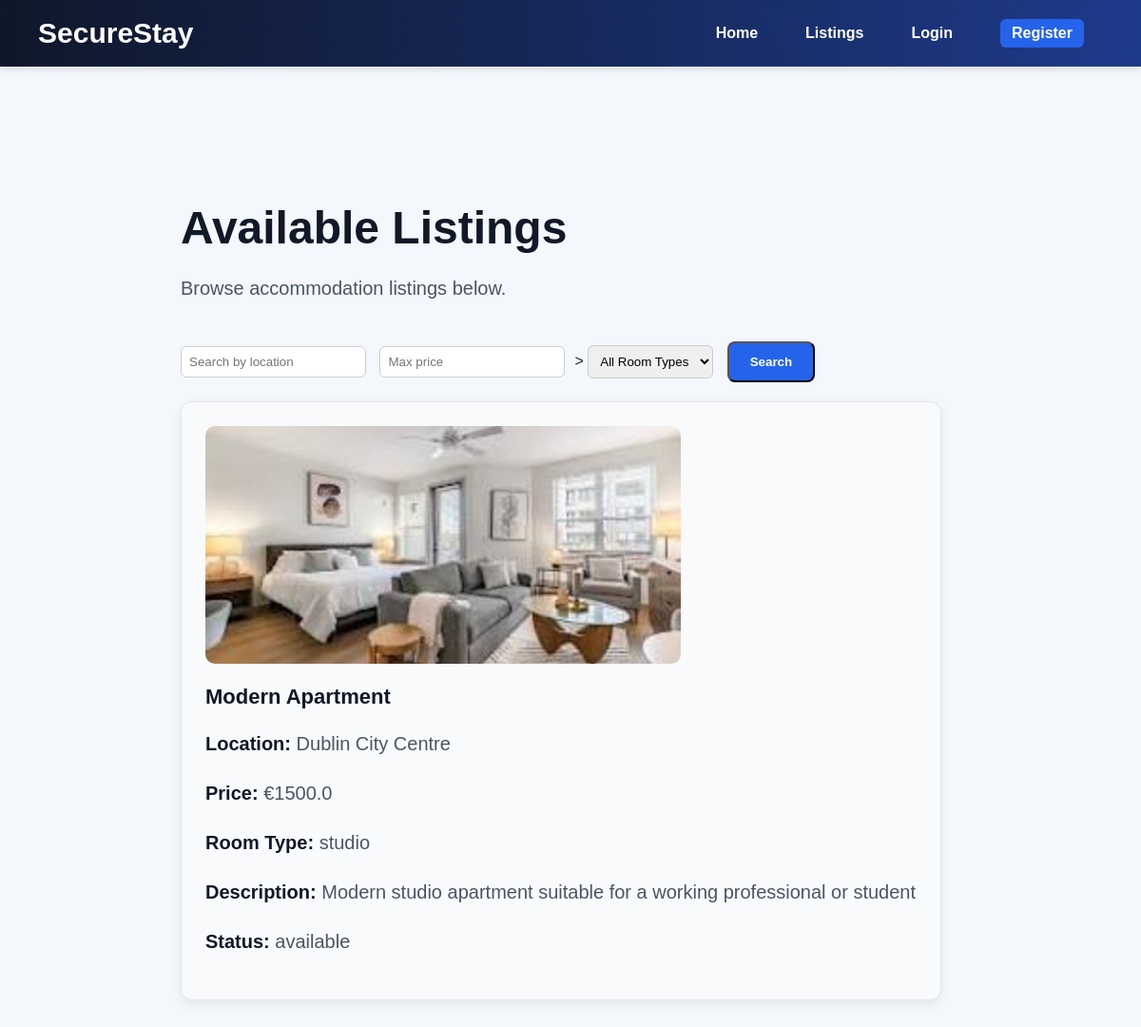
The page /listings on the database its author committed.
### models.py (models this page shows)
class Listing(db.Model):
    __tablename__ = "listings"
    id = db.Column(db.Integer, primary_key=True)
    title = db.Column(db.String(150), nullable=False)
    description = db.Column(db.Text, nullable=False)
    location = db.Column(db.String(150), nullable=False)
    price = db.Column(db.Float, nullable=False)
    room_type = db.Column(db.String(50), nullable=False)
    image_filename = db.Column(db.String(255), nullable=True)
    availability_status = db.Column(db.String(20), default="available", nullable=False)
    created_at = db.Column(db.DateTime, default=datetime.utcnow)
    landlord_id = db.Column(db.Integer, db.ForeignKey("users.id"), nullable=False)
    booking_requests = db.relationship("BookingRequest", backref="listing", lazy=True)

### app.py (the view)
@app.route('/listings')
def listings():
    query = Listing.query
    location = request.args.get('location')
    max_price = request.args.get('max_price')
    room_type = request.args.get('room_type')
    if location:
        query = query.filter(Listing.location.ilike(f"%{location}%"))
    if max_price:
        query = query.filter(Listing.price <= float(max_price))
    if room_type:
        query = query.filter(Listing.room_type == room_type)
    listings = query.all()
    return render_template('listings.html', listings=listings)

### templates/listings.html (shortened to what this page needs)
{% extends "base.html" %}
{% block content %}
<div class="hero">
    <h1>Available Listings</h1>
    <p>Browse accommodation listings below.</p>
    <form method="GET" class="search-form">
        <input type="text" name="location" placeholder="Search by location" value="{{ request.args.get('location', '') }}">
        <input type="number" name="max_price" placeholder="Max price" value="{{ request.args.get('max_price', '') }}">>
        <select name="room_type">
            <option value="">All Room Types</option>
        </select>
        <button type="submit" class="btn">Search</button>
    </form>
    {% if listings %}
        {% for listing in listings %}
            <div class="listing-card">
                {% if listing.image_filename %}
                <img src="{{ url_for('static', filename='uploads/' + listing.image_filename) }}" alt="Listing Image" class="listing-image">
                {% endif %}
                <h3>{{ listing.title }}</h3>
                <p><strong>Location:</strong> {{ listing.location }}</p>
                <p><strong>Price:</strong> €{{ listing.price }}</p>
                <p><strong>Room Type:</strong> {{ listing.room_type }}</p>
                <p><strong>Description:</strong> {{ listing.description }}</p>
                <p><strong>Status:</strong> {{ listing.availability_status }}</p>
            </div>
        {% endfor %}
    {% else %}
        <p>No listings match your search.</p>
    {% endif %}
</div>
{% endblock %}

### templates/base.html (shortened to what this page needs)
<!DOCTYPE html>
<html lang="en">
<head>
    <link rel="stylesheet" href="{{ url_for('static', filename='css/style.css') }}">
</head>
<body>
    <nav>
        <h2>SecureStay</h2>
        <div class="nav-links">
            <a href="/">Home</a>
            <a href="/listings">Listings</a>
            {% if current_user.is_authenticated %}
                <span class="welcome-text">Welcome, {{ current_user.full_name }}</span>
                <a href="{{ url_for('add_listing') }}">Add Listing</a>
                <a href="{{ url_for('logout') }}">Logout</a>
            {% else %}
                <a href="{{ url_for('login') }}">Login</a>
                <a href="{{ url_for('register') }}">Register</a>
            {% endif %}
        </div>
    </nav>
    <main>
        {% block content %}{% endblock %}
    </main>
</body>
</html>

### static/css/style.css (style rules this page uses)
body { font-family: Arial, sans-serif; margin: 0; background-color: #f4f7fb; color: #1f2937; }
nav { background: linear-gradient(90deg, #0f172a, #1e3a8a); padding: 18px 40px; box-shadow: 0 2px 8px rgba(0, 0, 0, 0.15); display: flex; justify-content: space-between; align-items: center; }
nav h2 { color: white; margin: 0; font-size: 30px; }
nav a { color: white; text-decoration: none; margin-right: 20px; font-weight: bold; font-size: 16px; }
main { padding: 50px 60px; max-width: 900px; margin: 0 auto; }
.hero { background-color: transparent; padding: 40px; border-radius: 14px; max-width: 800px; margin-top: 20px; }
.hero h1 { font-size: 48px; margin-bottom: 15px; color: #111827; }
.hero p { font-size: 20px; color: #4b5563; line-height: 1.6; }
.hero .btn { display: inline-block; margin-top: 20px; padding: 12px 22px; background-color: #2563eb; color: white; text-decoration: none; border-radius: 8px; font-weight: bold; }
nav .nav-links { display: flex; align-items: center; gap: 20px; }
.nav-links a { margin-left: 10px; }
.nav-links { display: flex; align-items: center; gap: 15px; }
.nav-links a:last-child { background-color: #2563eb; padding: 6px 12px; border-radius: 6px; }
.listing-card { background: #f8fafc; padding: 25px; border-radius: 12px; margin-top: 20px; margin-bottom: 20px; box-shadow: 0 4px 12px rgba(0,0,0,0.08); border: 1px solid #e5e7eb; }
.listing-card h3 { margin-bottom: 12px; color: #111827; font-size: 22px; }
.listing-card p strong { margin: 5px 0; color: #111827; line-height: 1.6; }
.search-form { margin-bottom: 20px; }
.search-form input, .search-form select { padding: 8px; margin-right: 10px; border-radius: 6px; border: 1px solid #ccc; }
.listing-image { width: 100%; max-width: 500px; height: 250px; object-fit: cover; border-radius: 10px; margin-bottom: 15px; display: block; }

### rows shown on the page
Listing: image_filename (picture), title "Modern Apartment", location "Dublin City Centre", price "1500.0", room_type "studio", description "Modern studio apartment suitable for a working professional or student", availability_status "available"
